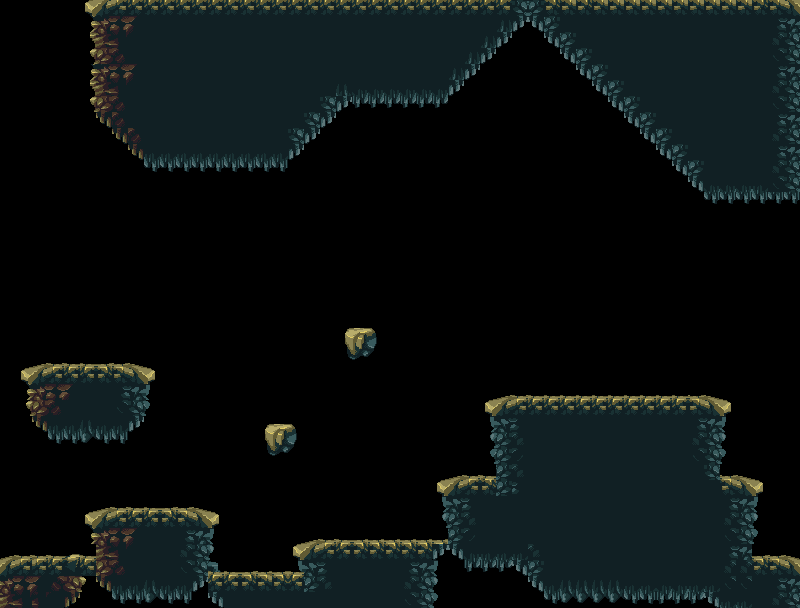

Rendered tile map (Tiled .tmx) drawn with the repository's tilesets; below, a short description and the map source with its tile grids summarised:
An orthogonal 50x38 tile map with 16x16 px tiles, 3 tile layers (fondos2, colisiones2, plataformas2).

<map version="1.2" tiledversion="1.3.0" orientation="orthogonal" renderorder="right-down" compressionlevel="0" width="50" height="38" tilewidth="16" tileheight="16" infinite="0" nextlayerid="13" nextobjectid="25">
 <editorsettings>
  <export target="nivel2.json" format="json" />
 </editorsettings>
 <tileset firstgid="1" name="tileset" tilewidth="16" tileheight="16" tilecount="1160" columns="58">
  <image source="../tilesets/tileset.png" width="928" height="320" />
 </tileset>
 <layer id="12" name="fondos2" width="50" height="38">
  <data>[1900 cells, 385 non-empty, 44 distinct tile ids]</data>
 </layer>
 <layer id="1" name="colisiones2" width="50" height="38">
  <properties>
   <property name="solido" type="bool" value="true" />
  </properties>
  <data>[1900 cells, 85 non-empty, 21 distinct tile ids]</data>
 </layer>
 <layer id="11" name="plataformas2" width="50" height="38">
  <properties>
   <property name="solido" type="bool" value="true" />
  </properties>
  <data>[1900 cells, 469 non-empty, 68 distinct tile ids]</data>
 </layer>
</map>
